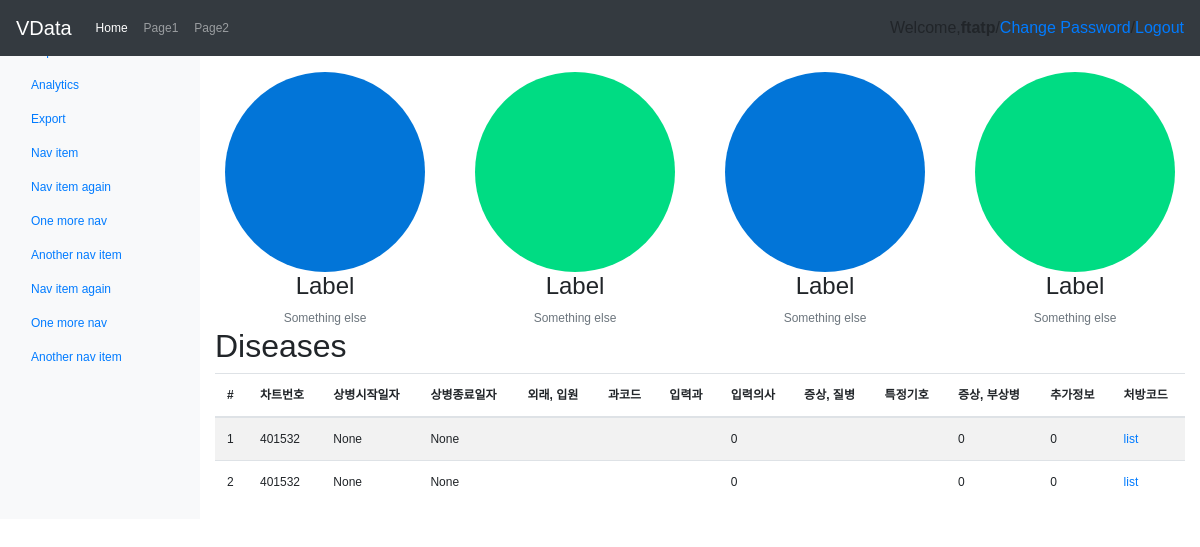
Screenshot of /matchings/ (signed in) with the database file from the repository.
### matchings/models.py (models this page shows)
class Disease(models.Model):
	PTNO = models.IntegerField(default=0)
	STARTDATE = models.DateField('start date')
	ENDDATE =  models.DateField('end date')
	IPDOPD = models.CharField(max_length=1)
	DEPTCODE = models.CharField(max_length=1024)
	WRITEDEPT = models.CharField(max_length=1024)
	WRITEDRCODE = models.IntegerField(default=0)
	DXCODE = models.CharField(max_length=1024)
	SPCKIHO = models.CharField(max_length=1024)
	PRESENTSYMTOM = models.IntegerField(default=0)
	DXMOREFLAG = models.IntegerField(default=0)
	PRESCRIPTIONLIST = models.CharField(max_length=4096)

### matchings/views.py (the view)
class datashow(ListView):
	template_name = 'datashow.html'
	def get_queryset(self):
		return Disease.objects.order_by('-STARTDATE')[:10]

### matchings/templates/datashow.html (shortened to what this page needs)
{% extends "base.html" %}
{% block content %}
	<div class="container-fluid">
		<div class="row">
			<nav class="col-sm-3 col-md-2 d-none d-sm-block bg-light sidebar">
				<ul class="nav nav-pills flex-column">
					<li class="nav-item">
						<a class="nav-link active" href="#">Overview <span class="sr-only">(current)</span></a>
					</li>
					<li class="nav-item">
						<a class="nav-link" href="#">Reports</a>
					</li>
					<li class="nav-item">
						<a class="nav-link" href="#">Analytics</a>
					</li>
					<li class="nav-item">
						<a class="nav-link" href="#">Export</a>
					</li>
				</ul>
				<ul class="nav nav-pills flex-column">
					<li class="nav-item">
						<a class="nav-link" href="#">Nav item</a>
					</li>
					<li class="nav-item">
						<a class="nav-link" href="#">Nav item again</a>
					</li>
					<li class="nav-item">
						<a class="nav-link" href="#">One more nav</a>
					</li>
					<li class="nav-item">
						<a class="nav-link" href="#">Another nav item</a>
					</li>
				</ul>
				<ul class="nav nav-pills flex-column">
					<li class="nav-item">
						<a class="nav-link" href="#">Nav item again</a>
					</li>
					<li class="nav-item">
						<a class="nav-link" href="#">One more nav</a>
					</li>
					<li class="nav-item">
						<a class="nav-link" href="#">Another nav item</a>
					</li>
				</ul>
			</nav>
			<main class="col-sm-9 ml-sm-auto col-md-10 pt-3" role="main">
				<h1>Dashboard</h1>
				<section class="row text-center placeholders">
					<div class="col-6 col-sm-3 placeholder">
						<a href="{% url 'matchings:m4876_00' %}"><img width="200" height="200" class="img-fluid rounded-circle" alt="Generic placeholder thumbnail" ></a>
						<h4>Label</h4>
						<div class="text-muted">Something else</div>
					</div>
					<div class="col-6 col-sm-3 placeholder">
						<a href="{% url 'matchings:m4876_01' %}"><img width="200" height="200" class="img-fluid rounded-circle" alt="Generic placeholder thumbnail"></a>
						<h4>Label</h4>
						<span class="text-muted">Something else</span>
					</div>
					<div class="col-6 col-sm-3 placeholder">
						<img width="200" height="200" class="img-fluid rounded-circle" alt="Generic placeholder thumbnail">
						<h4>Label</h4>
						<span class="text-muted">Something else</span>
					</div>
					<div class="col-6 col-sm-3 placeholder">
						<img width="200" height="200" class="img-fluid rounded-circle" alt="Generic placeholder thumbnail">
						<h4>Label</h4>
						<span class="text-muted">Something else</span>
					</div>
				</section>
				<h2>Diseases</h2>
				<div class="table-responsive">
					<table class="table table-striped">
						<thead>
							<tr>
								<th>#</th>
								<th>차트번호</th>
								<th>상병시작일자</th>
								<th>상병종료일자</th>
								<th>외래, 입원</th>
								<th>과코드</th>
								<th>입력과</th>
								<th>입력의사</th>
								<th>증상, 질병</th>
								<th>특정기호</th>
								<th>증상, 부상병</th>
								<th>추가정보</th>
								<th>처방코드</th>
							</tr>
						</thead>
						{% if disease_list %}
						<tbody>
							{% for disease in disease_list %}
							<tr>
								<td>{{ disease.id }}</td>
								<td>{{ disease.PTNO }}</td>
								<td>{{ disease.STARTDATE }}</td>
								<td>{{ disease.ENDDATE }}</td>
								<td>{{ disease.IPDOPD }}</td>
								<td>{{ disease.DEPTCODE }}</td>
								<td>{{ disease.WRITEDEPT }}</td>
								<td>{{ disease.WRITEDRCODE }}</td>
								<td>{{ disease.DXCODE }}</td>
								<td>{{ disease.SPCKIHO }}</td>
								<td>{{ disease.PRESENTSYMTOM }}</td>
								<td>{{ disease.DXMOREFLAG }}</td>
								<td><a href="#">list</a></td>
							</tr>
						{% endfor %}
						</tbody>
						{% endif %}
					</table>
				</div>
			</main>
		</div>
	</div>
{% endblock %}

### templates/base.html (shortened to what this page needs)
<!DOCTYPE html>
<html lang="en">
<head>
	<link rel="stylesheet" href="https://maxcdn.bootstrapcdn.com/bootstrap/4.0.0-beta/css/bootstrap.min.css">
	<link href="http://getbootstrap.com/docs/4.0/examples/dashboard/dashboard.css" rel="stylesheet">
	{% load static %}
	<link rel="stylesheet" href="{% static 'css/base.css' %}" />
	<link rel="stylesheet" href="{% block extrastyle %}{% endblock %}" />
</head>
<body>
	<nav class="navbar navbar-expand-md navbar-dark fixed-top bg-dark">
		<div class="navbar-header">
			<a class="navbar-brand" href="{% url 'home' %}">VData</a>
		</div>
		<div class="collapse navbar-collapse" id="navbarsExampleDefault">
			<ul class="navbar-nav mr-auto">
				<li class="nav-item active"><a class="nav-link" href="#">Home</a></li>
				<li class="nav-item"><a class="nav-link" href>Page1</a></li>
				<li class="nav-item"><a class="nav-link" href>Page2</a></li>
			</ul>
			{% if user.is_active %}
			<h6 id="header" class="nav navbar-nav navbar-right">
				Welcome, <strong>{% firstof user.get_short_name user.get_username %}</strong> /
				<a href="{% url 'password_change' %}">Change Password</a> /
				<a href="{% url 'logout'%}">Logout</a>
			</h6>
			{% else %}
			<h6 id="header" class="nav navbar-nav navbar-right" style="color:white">
				Welcome, Anonymous /
				<a href="{% url 'login' %}">Login</a> /
				<a href="{% url 'register'%}">Register</a>
			</h6>
			{% endif %}
		</div>
	</nav>
	{% block content%}
	{% endblock %}
</body>
</html>

### static/css/base.css (style rules this page uses)
body { font-family: "Lucida Grande", Verdana, Arial, sans-serif; font-size: 12px; }
#header { color: 'white'; }

### rows the page displays
Disease: id "1", PTNO "401532", STARTDATE "None", ENDDATE "None", WRITEDRCODE "0", PRESENTSYMTOM "0", DXMOREFLAG "0"
Disease: id "2", PTNO "401532", STARTDATE "None", ENDDATE "None", WRITEDRCODE "0", PRESENTSYMTOM "0", DXMOREFLAG "0"
